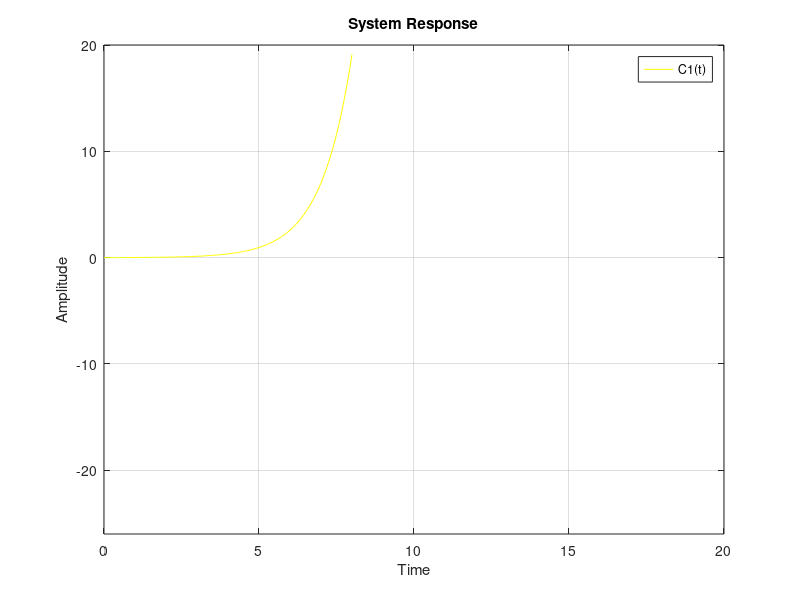
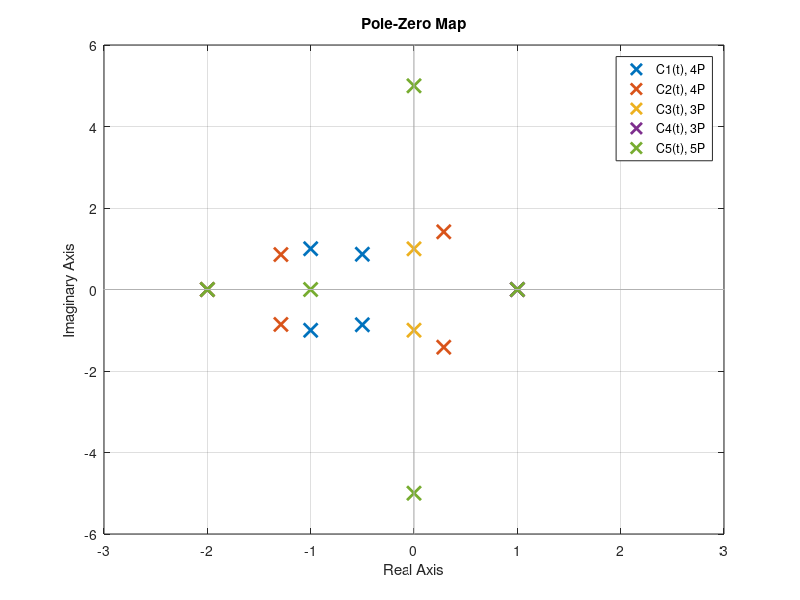

MATLAB code for these plots, in order:
% Control Theory
% 08/05/2020
% Nico Antonelli

% --- Stability: Routh-Hurwitz Criteria ---


hold on;

% TFG1 = 1 / (1s^4 + 3s^3  + 5s^2 + 4s + 2)
% Stable function
num = [1];
den = [1, 3, 5, 4, 2];
TFG1 = tf(num, den);
impulse(TFG1, '-r'); 

% TFG2 = 1 / (1s^4 + 2s^3  + 3s^2 + 4s + 5)
% Unstable function
num = [1];
den = [1, 2, 3, 4, 5];
TFG2 = tf(num, den);
impulse(TFG2, '-g');

% TFG3 = 1 / (1s^3  + 2s^2 + 1s + 2)
% Critically Stable Function
num = [1];
den = [1, 2, 1, 2];
TFG3 = tf(num, den);
impulse(TFG3, '-b');

% TFG4 = 1 / (1s^3 + 0s^2 - 3s + 2)
% Unstable function
num = [1];
den = [1, 0, -3, 2]; % Visible unstability, negative pole
TFG4 = tf(num, den);
impulse(TFG4, '-c');

% TFG5 = 1 / (s^5 + 2s^4 + 24s^3  + 48s^2 - 25s - 50)
% Unstable function
num = [1];
den = [1, 2, 24, 48, -25, -50];
TFG5  = tf(num, den);
impulse(TFG5, '-y');

xlim([0 , 20]);
ylim([-26, 20]);
xlabel('Time');
ylabel('Amplitude');
title('System Response');
legend('C1(t)', 'C2(t)', 'C3(t)', 'C4(t)', 'C5(t)');

hold off;

figure(2);
pzmap(TFG1, TFG2, TFG3, TFG4, TFG5);
xlim([-3, 3]);
ylim([-6, 6]);
legend('C1(t), 4P',  'C2(t), 4P', 'C3(t), 3P', 'C4(t), 3P', 'C5(t), 5P');

% Routh-Hurwitz Criteria:
% FT1: No unstable poles (in closed-loop system)
% FT2: 02 unstable poles (in closed-loop system)
% FT3: No unstable poles (in closed-loop system)
% FT4: 01 unstable pole (in closed-loop system)
% FT5: 01 unstable pole (in closed-loop system)
